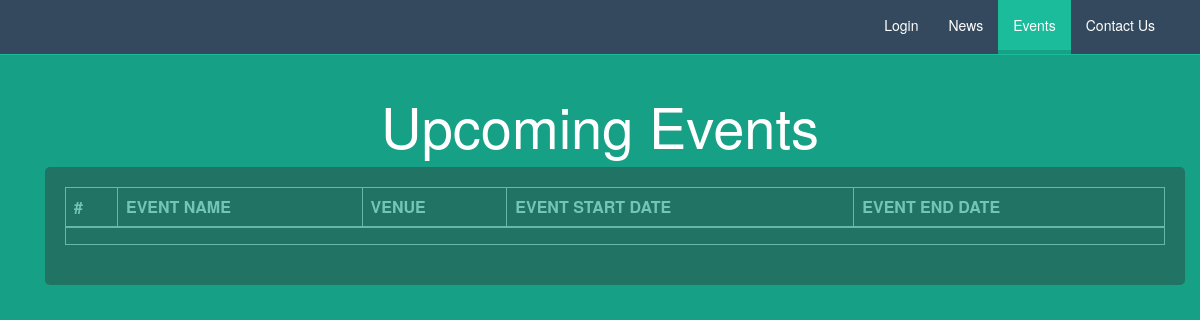
/events.php, run on an earlier commit of the app's database.
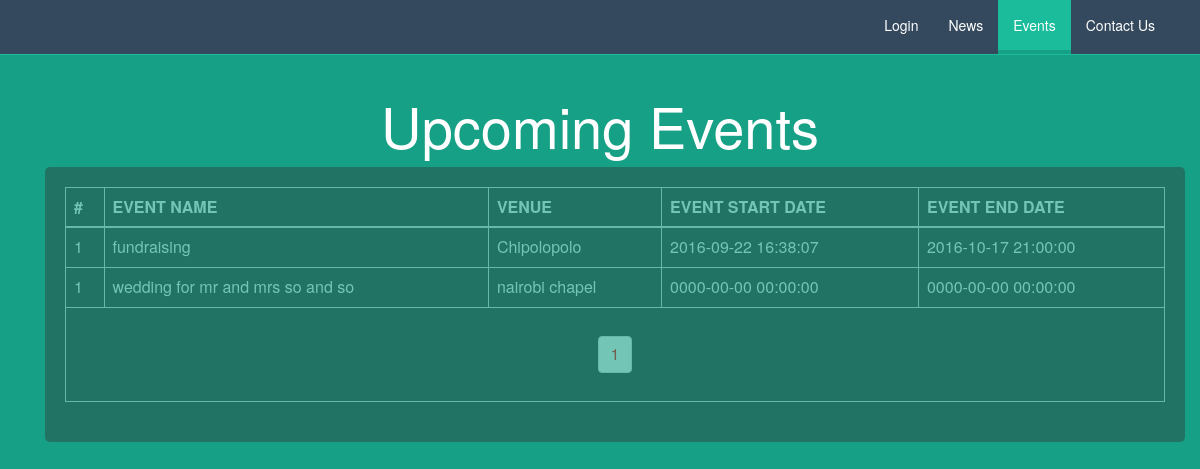
And on a later commit of the database.
### tables this page shows
CREATE TABLE `events` (
  `event_id`   INT(11)      NOT NULL,
  `event_name` VARCHAR(50)  NOT NULL,
  `start_date` TIMESTAMP    NOT NULL DEFAULT CURRENT_TIMESTAMP ON UPDATE CURRENT_TIMESTAMP,
  `end_date`   TIMESTAMP    NOT NULL DEFAULT CURRENT_TIMESTAMP,
  `created_at` TIMESTAMP    NOT NULL DEFAULT CURRENT_TIMESTAMP,
  `venue`      VARCHAR(100) NOT NULL
);

### includes/db_operations.php (the view, shortened to what this page needs)
<?php
    class db_operations {
        private static $DB_CONN;
        public function __construct($connection) {
            include_once 'config.php';
            self::$DB_CONN = $connection;
        }
        public static function paginglink($query, $records_per_page) {
            $self = $_SERVER['PHP_SELF'];
            $stmt = self::$DB_CONN->prepare($query);
            $stmt->execute();
            $total_no_of_records = $stmt->rowCount();
            if ($total_no_of_records > 0) {
                ?>
                <ul class="pagination"><?php
                $total_no_of_pages = ceil($total_no_of_records / $records_per_page);
                $current_page = 1;
                for ($i = 1; $i <= $total_no_of_pages; $i++) {
                    if ($i == $current_page) {
                        echo "<li><a href='" . $self . "?page_no=" . $i . "' style='color:red;'>" . $i . "</a></li>";
                    } else {
                        echo "<li><a href='" . $self . "?page_no=" . $i . "'>" . $i . "</a></li>";
                    }
                }
                ?></ul><?php
            }
        }
        public static function getAllEvents($query)
        {
            try {
                $no = 1;
                $result = self::$DB_CONN->query($query);
                foreach ($result as $item) {
                    echo '
 <tr>
                    <td>' . $no . '</td>
			<td>' . $item[EVENT_NAME] . '</td>
			<td>' . $item[VENUE] . '</td>
			<td>' . $item[EVENT_START_DATE] . '</td>
			<td>' . $item[EVENT_END_DATE] . '</td>
                    </tr>
                    ';
                }
            } catch (PDOException $e) {
                echo "Error " . $e->getMessage();
            }
        }
    }

### events.php (shortened to what this page needs)
<html lang="en-US">
<head>
    <link rel="stylesheet" href="css/style.css">
    <link rel="stylesheet" href="css/bootstrap.css">
</head>
<body class="bgmain">
<nav class="navbar navbar-default navbar-static-top">
    <div class="container">
        <div id="navbar" class="navbar-collapse collapse navbar-right">
            <ul class="nav navbar-nav">
                <?php
                if (isset($_SESSION[USERNAME])) {
                    echo
                    '<li><a href="dashboard.php">DashBoard</a></li>
<li><a href="mpesa.php">Mpesa Transactions</a></li>
                                <li><a href="logout.php">Logout</a></li>
';
                } else {
                    echo '
                    <li><a href="login.php">Login</a></li>
                    <li><a href="news.php">News</a></li>';
                }
                ?>
                <li class="active"><a href="events.php">Events</a></li>
                <li><a href="contact.php">Contact Us</a></li>
            </ul>
        </div>
    </div>
</nav>
<div class="container">
    <div class="row">
        <div class="col-md-12 col-lg-12 col-sm-12">
            <h1 style="text-align:center; font-size:4em;">Upcoming Events</h1>
        </div>
    </div>
    <div class="container">
        <div class="dataView">
            <table class="table table-bordered table-responsive">
                <thead>
                <tr>
                    <th>#</th>
                    <th>EVENT NAME</th>
                    <th>VENUE</th>
                    <th>EVENT START DATE</th>
                    <th>EVENT END DATE</th>
                </tr>
                </thead>
                <tbody class="searchable">
                <?php
                $sql = "SELECT * FROM events";
                $records_per_page = 100;
                $newquery = db_operations::paging($sql, $records_per_page);
                db_operations::getAllEvents($newquery);
                ?>
                <tr>
                    <td colspan="9" align="center">
                        <div class="pagination-wrap">
                            <?php db_operations::paginglink($sql, $records_per_page); ?>
                        </div>
                    </td>
                </tr>
                </tbody>
            </table>
        </div>
    </div>
</body>
</html>

### css/style.css (style rules this page uses)
.dataView { border-radius: 5px; background: #333; padding: 20px; margin: auto; opacity: 0.4; }

What changed in the data, as far as the page shows it:
added events: no "1", event_name "fundraising", venue "Chipolopolo", start_date "2016-09-22 16:38:07", end_date "2016-10-17 21:00:00"
added events: no "1", event_name "wedding for mr and mrs so and so", venue "nairobi chapel", start_date "0000-00-00 00:00:00", end_date "0000-00-00 00:00:00"
Also different on the page:
new list line: "1"
